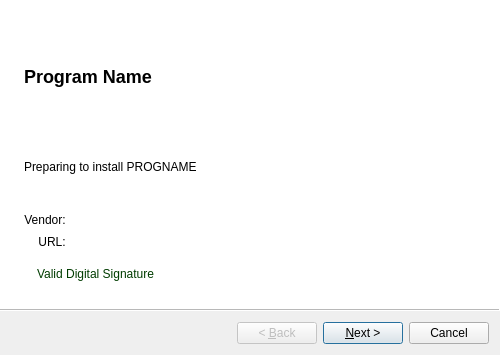
<?xml version="1.0" encoding="UTF-8"?>
<ui version="4.0">
 <class>PBI</class>
 <widget class="QWizard" name="PBI">
  <property name="geometry">
   <rect>
    <x>0</x>
    <y>0</y>
    <width>500</width>
    <height>355</height>
   </rect>
  </property>
  <property name="sizePolicy">
   <sizepolicy hsizetype="Preferred" vsizetype="Preferred">
    <horstretch>0</horstretch>
    <verstretch>0</verstretch>
   </sizepolicy>
  </property>
  <property name="windowTitle">
   <string>PBI Installer</string>
  </property>
  <property name="windowIcon">
   <iconset resource="pc-pbigui.qrc">
    <normaloff>:/application.png</normaloff>:/application.png</iconset>
  </property>
  <property name="wizardStyle">
   <enum>QWizard::ModernStyle</enum>
  </property>
  <widget class="QWizardPage" name="wizardPage1">
   <property name="title">
    <string/>
   </property>
   <property name="subTitle">
    <string/>
   </property>
   <attribute name="pageId">
    <string notr="true">0</string>
   </attribute>
   <layout class="QGridLayout" name="gridLayout">
    <item row="0" column="0" rowspan="4">
     <spacer name="spacer26">
      <property name="orientation">
       <enum>Qt::Horizontal</enum>
      </property>
      <property name="sizeType">
       <enum>QSizePolicy::Fixed</enum>
      </property>
      <property name="sizeHint" stdset="0">
       <size>
        <width>13</width>
        <height>250</height>
       </size>
      </property>
     </spacer>
    </item>
    <item row="0" column="1">
     <layout class="QVBoxLayout" name="verticalLayout_2">
      <item>
       <spacer name="verticalSpacer">
        <property name="orientation">
         <enum>Qt::Vertical</enum>
        </property>
        <property name="sizeHint" stdset="0">
         <size>
          <width>20</width>
          <height>13</height>
         </size>
        </property>
       </spacer>
      </item>
      <item>
       <widget class="QLabel" name="ProgramLabel">
        <property name="sizePolicy">
         <sizepolicy hsizetype="Preferred" vsizetype="Minimum">
          <horstretch>0</horstretch>
          <verstretch>0</verstretch>
         </sizepolicy>
        </property>
        <property name="frameShape">
         <enum>QFrame::NoFrame</enum>
        </property>
        <property name="frameShadow">
         <enum>QFrame::Plain</enum>
        </property>
        <property name="text">
         <string notr="true">&lt;h2&gt;Program Name&lt;/h2&gt;</string>
        </property>
        <property name="scaledContents">
         <bool>true</bool>
        </property>
        <property name="alignment">
         <set>Qt::AlignLeading|Qt::AlignLeft|Qt::AlignVCenter</set>
        </property>
        <property name="wordWrap">
         <bool>false</bool>
        </property>
       </widget>
      </item>
      <item>
       <spacer name="verticalSpacer_2">
        <property name="orientation">
         <enum>Qt::Vertical</enum>
        </property>
        <property name="sizeHint" stdset="0">
         <size>
          <width>20</width>
          <height>40</height>
         </size>
        </property>
       </spacer>
      </item>
     </layout>
    </item>
    <item row="1" column="1">
     <layout class="QVBoxLayout" name="verticalLayout">
      <item>
       <spacer name="spacer25">
        <property name="orientation">
         <enum>Qt::Vertical</enum>
        </property>
        <property name="sizeType">
         <enum>QSizePolicy::Preferred</enum>
        </property>
        <property name="sizeHint" stdset="0">
         <size>
          <width>300</width>
          <height>13</height>
         </size>
        </property>
       </spacer>
      </item>
      <item>
       <widget class="QLabel" name="WelcomeLabel">
        <property name="sizePolicy">
         <sizepolicy hsizetype="Preferred" vsizetype="Fixed">
          <horstretch>0</horstretch>
          <verstretch>0</verstretch>
         </sizepolicy>
        </property>
        <property name="maximumSize">
         <size>
          <width>32767</width>
          <height>40</height>
         </size>
        </property>
        <property name="text">
         <string>Preparing to install PROGNAME</string>
        </property>
        <property name="alignment">
         <set>Qt::AlignLeading|Qt::AlignLeft|Qt::AlignTop</set>
        </property>
        <property name="wordWrap">
         <bool>true</bool>
        </property>
       </widget>
      </item>
      <item>
       <spacer name="spacer77">
        <property name="orientation">
         <enum>Qt::Vertical</enum>
        </property>
        <property name="sizeType">
         <enum>QSizePolicy::Fixed</enum>
        </property>
        <property name="sizeHint" stdset="0">
         <size>
          <width>20</width>
          <height>31</height>
         </size>
        </property>
       </spacer>
      </item>
     </layout>
    </item>
    <item row="2" column="1">
     <layout class="QHBoxLayout" name="horizontalLayout">
      <item>
       <layout class="QVBoxLayout" name="verticalLayout_3">
        <item>
         <widget class="QLabel" name="textLabel2_2_2">
          <property name="sizePolicy">
           <sizepolicy hsizetype="Preferred" vsizetype="Fixed">
            <horstretch>0</horstretch>
            <verstretch>0</verstretch>
           </sizepolicy>
          </property>
          <property name="text">
           <string>Vendor: </string>
          </property>
          <property name="alignment">
           <set>Qt::AlignRight|Qt::AlignTop|Qt::AlignTrailing</set>
          </property>
          <property name="wordWrap">
           <bool>true</bool>
          </property>
         </widget>
        </item>
        <item>
         <widget class="QLabel" name="textLabel2_2_3">
          <property name="sizePolicy">
           <sizepolicy hsizetype="Preferred" vsizetype="Fixed">
            <horstretch>0</horstretch>
            <verstretch>0</verstretch>
           </sizepolicy>
          </property>
          <property name="frameShape">
           <enum>QFrame::NoFrame</enum>
          </property>
          <property name="frameShadow">
           <enum>QFrame::Plain</enum>
          </property>
          <property name="text">
           <string>URL: </string>
          </property>
          <property name="alignment">
           <set>Qt::AlignRight|Qt::AlignTop|Qt::AlignTrailing</set>
          </property>
          <property name="wordWrap">
           <bool>true</bool>
          </property>
         </widget>
        </item>
       </layout>
      </item>
      <item>
       <layout class="QVBoxLayout" name="verticalLayout_7">
        <item>
         <widget class="QLabel" name="AuthorLabel">
          <property name="sizePolicy">
           <sizepolicy hsizetype="Preferred" vsizetype="Fixed">
            <horstretch>0</horstretch>
            <verstretch>0</verstretch>
           </sizepolicy>
          </property>
          <property name="text">
           <string>&lt;Author&gt;</string>
          </property>
          <property name="alignment">
           <set>Qt::AlignLeading|Qt::AlignLeft|Qt::AlignTop</set>
          </property>
          <property name="wordWrap">
           <bool>true</bool>
          </property>
         </widget>
        </item>
        <item>
         <widget class="QLabel" name="WebsiteLabel">
          <property name="enabled">
           <bool>true</bool>
          </property>
          <property name="sizePolicy">
           <sizepolicy hsizetype="Preferred" vsizetype="Fixed">
            <horstretch>0</horstretch>
            <verstretch>0</verstretch>
           </sizepolicy>
          </property>
          <property name="text">
           <string>&lt;Web&gt;</string>
          </property>
          <property name="alignment">
           <set>Qt::AlignLeading|Qt::AlignLeft|Qt::AlignTop</set>
          </property>
          <property name="wordWrap">
           <bool>true</bool>
          </property>
         </widget>
        </item>
       </layout>
      </item>
      <item>
       <layout class="QVBoxLayout" name="verticalLayout_8">
        <item>
         <spacer name="horizontalSpacer_4">
          <property name="orientation">
           <enum>Qt::Horizontal</enum>
          </property>
          <property name="sizeHint" stdset="0">
           <size>
            <width>40</width>
            <height>20</height>
           </size>
          </property>
         </spacer>
        </item>
        <item>
         <spacer name="horizontalSpacer_3">
          <property name="orientation">
           <enum>Qt::Horizontal</enum>
          </property>
          <property name="sizeHint" stdset="0">
           <size>
            <width>40</width>
            <height>20</height>
           </size>
          </property>
         </spacer>
        </item>
       </layout>
      </item>
     </layout>
    </item>
    <item row="3" column="1">
     <spacer name="spacer27">
      <property name="orientation">
       <enum>Qt::Vertical</enum>
      </property>
      <property name="sizeType">
       <enum>QSizePolicy::Preferred</enum>
      </property>
      <property name="sizeHint" stdset="0">
       <size>
        <width>308</width>
        <height>10</height>
       </size>
      </property>
     </spacer>
    </item>
    <item row="4" column="1">
     <layout class="QHBoxLayout" name="horizontalLayout_2">
      <item>
       <widget class="QLabel" name="labelSigPic">
        <property name="sizePolicy">
         <sizepolicy hsizetype="Fixed" vsizetype="Fixed">
          <horstretch>0</horstretch>
          <verstretch>0</verstretch>
         </sizepolicy>
        </property>
        <property name="text">
         <string/>
        </property>
        <property name="pixmap">
         <pixmap resource="pc-pbigui.qrc">:/valid-sign.png</pixmap>
        </property>
       </widget>
      </item>
      <item>
       <widget class="QLabel" name="labelSig">
        <property name="sizePolicy">
         <sizepolicy hsizetype="Preferred" vsizetype="Fixed">
          <horstretch>0</horstretch>
          <verstretch>0</verstretch>
         </sizepolicy>
        </property>
        <property name="styleSheet">
         <string notr="true">color: rgb(0, 60, 0);</string>
        </property>
        <property name="text">
         <string>Valid Digital Signature</string>
        </property>
       </widget>
      </item>
     </layout>
    </item>
    <item row="5" column="1">
     <spacer name="verticalSpacer_3">
      <property name="orientation">
       <enum>Qt::Vertical</enum>
      </property>
      <property name="sizeHint" stdset="0">
       <size>
        <width>448</width>
        <height>5</height>
       </size>
      </property>
     </spacer>
    </item>
   </layout>
  </widget>
  <widget class="QWizardPage" name="wizardPage">
   <property name="subTitle">
    <string/>
   </property>
   <attribute name="pageId">
    <string notr="true">1</string>
   </attribute>
   <layout class="QGridLayout" name="gridLayout_2">
    <property name="margin">
     <number>0</number>
    </property>
    <property name="spacing">
     <number>0</number>
    </property>
    <item row="0" column="0">
     <spacer name="spacer31_3">
      <property name="orientation">
       <enum>Qt::Vertical</enum>
      </property>
      <property name="sizeType">
       <enum>QSizePolicy::Fixed</enum>
      </property>
      <property name="sizeHint" stdset="0">
       <size>
        <width>20</width>
        <height>16</height>
       </size>
      </property>
     </spacer>
    </item>
    <item row="1" column="0">
     <layout class="QHBoxLayout" name="horizontalLayout_4">
      <property name="sizeConstraint">
       <enum>QLayout::SetMaximumSize</enum>
      </property>
      <item>
       <spacer name="spacer31_2">
        <property name="orientation">
         <enum>Qt::Horizontal</enum>
        </property>
        <property name="sizeType">
         <enum>QSizePolicy::Fixed</enum>
        </property>
        <property name="sizeHint" stdset="0">
         <size>
          <width>15</width>
          <height>20</height>
         </size>
        </property>
       </spacer>
      </item>
      <item>
       <widget class="QTextEdit" name="LicenseTextEdit">
        <property name="sizePolicy">
         <sizepolicy hsizetype="Preferred" vsizetype="Expanding">
          <horstretch>0</horstretch>
          <verstretch>0</verstretch>
         </sizepolicy>
        </property>
        <property name="font">
         <font>
          <pointsize>8</pointsize>
         </font>
        </property>
        <property name="readOnly">
         <bool>true</bool>
        </property>
        <property name="html">
         <string notr="true">&lt;!DOCTYPE HTML PUBLIC &quot;-//W3C//DTD HTML 4.0//EN&quot; &quot;http://www.w3.org/TR/REC-html40/strict.dtd&quot;&gt;
&lt;html&gt;&lt;head&gt;&lt;meta name=&quot;qrichtext&quot; content=&quot;1&quot; /&gt;&lt;style type=&quot;text/css&quot;&gt;
p, li { white-space: pre-wrap; }
&lt;/style&gt;&lt;/head&gt;&lt;body style=&quot; font-family:'Bitstream Vera Sans'; font-size:8pt; font-weight:400; font-style:normal;&quot;&gt;
&lt;p style=&quot;-qt-paragraph-type:empty; margin-top:0px; margin-bottom:0px; margin-left:0px; margin-right:0px; -qt-block-indent:0; text-indent:0px; font-size:10pt;&quot;&gt;&lt;/p&gt;&lt;/body&gt;&lt;/html&gt;</string>
        </property>
       </widget>
      </item>
      <item>
       <spacer name="spacer31">
        <property name="orientation">
         <enum>Qt::Horizontal</enum>
        </property>
        <property name="sizeType">
         <enum>QSizePolicy::Fixed</enum>
        </property>
        <property name="sizeHint" stdset="0">
         <size>
          <width>15</width>
          <height>20</height>
         </size>
        </property>
       </spacer>
      </item>
     </layout>
    </item>
    <item row="2" column="0">
     <layout class="QHBoxLayout" name="horizontalLayout_5">
      <item>
       <spacer name="spacer28">
        <property name="orientation">
         <enum>Qt::Horizontal</enum>
        </property>
        <property name="sizeType">
         <enum>QSizePolicy::Minimum</enum>
        </property>
        <property name="sizeHint" stdset="0">
         <size>
          <width>220</width>
          <height>31</height>
         </size>
        </property>
       </spacer>
      </item>
      <item>
       <widget class="QCheckBox" name="LicenseCheckBox">
        <property name="sizePolicy">
         <sizepolicy hsizetype="MinimumExpanding" vsizetype="Fixed">
          <horstretch>0</horstretch>
          <verstretch>0</verstretch>
         </sizepolicy>
        </property>
        <property name="text">
         <string>I Agree</string>
        </property>
       </widget>
      </item>
      <item>
       <spacer name="spacer29">
        <property name="orientation">
         <enum>Qt::Horizontal</enum>
        </property>
        <property name="sizeType">
         <enum>QSizePolicy::Minimum</enum>
        </property>
        <property name="sizeHint" stdset="0">
         <size>
          <width>190</width>
          <height>21</height>
         </size>
        </property>
       </spacer>
      </item>
     </layout>
    </item>
   </layout>
  </widget>
  <widget class="QWizardPage" name="wizardPage_4">
   <property name="subTitle">
    <string/>
   </property>
   <attribute name="pageId">
    <string notr="true">2</string>
   </attribute>
   <layout class="QGridLayout" name="gridLayout_5">
    <property name="margin">
     <number>0</number>
    </property>
    <property name="spacing">
     <number>0</number>
    </property>
    <item row="0" column="0" colspan="3">
     <layout class="QVBoxLayout" name="verticalLayout_4">
      <item>
       <spacer name="spacer23_2">
        <property name="orientation">
         <enum>Qt::Vertical</enum>
        </property>
        <property name="sizeType">
         <enum>QSizePolicy::Fixed</enum>
        </property>
        <property name="sizeHint" stdset="0">
         <size>
          <width>368</width>
          <height>16</height>
         </size>
        </property>
       </spacer>
      </item>
     </layout>
    </item>
    <item row="1" column="0" colspan="3">
     <layout class="QHBoxLayout" name="horizontalLayout_7">
      <item>
       <spacer name="spacer25_2">
        <property name="orientation">
         <enum>Qt::Horizontal</enum>
        </property>
        <property name="sizeType">
         <enum>QSizePolicy::Fixed</enum>
        </property>
        <property name="sizeHint" stdset="0">
         <size>
          <width>10</width>
          <height>20</height>
         </size>
        </property>
       </spacer>
      </item>
      <item>
       <widget class="QLabel" name="textLabel5">
        <property name="text">
         <string>The program is now being installed. This may take a few moments.</string>
        </property>
        <property name="alignment">
         <set>Qt::AlignVCenter</set>
        </property>
        <property name="wordWrap">
         <bool>true</bool>
        </property>
       </widget>
      </item>
      <item>
       <spacer name="spacer24_2">
        <property name="orientation">
         <enum>Qt::Horizontal</enum>
        </property>
        <property name="sizeType">
         <enum>QSizePolicy::Fixed</enum>
        </property>
        <property name="sizeHint" stdset="0">
         <size>
          <width>10</width>
          <height>20</height>
         </size>
        </property>
       </spacer>
      </item>
     </layout>
    </item>
    <item row="2" column="0">
     <spacer name="spacer21">
      <property name="orientation">
       <enum>Qt::Horizontal</enum>
      </property>
      <property name="sizeType">
       <enum>QSizePolicy::Fixed</enum>
      </property>
      <property name="sizeHint" stdset="0">
       <size>
        <width>71</width>
        <height>160</height>
       </size>
      </property>
     </spacer>
    </item>
    <item row="2" column="1">
     <layout class="QVBoxLayout" name="verticalLayout_5">
      <item>
       <widget class="QLabel" name="StatusLabel">
        <property name="text">
         <string>&lt;Status&gt;</string>
        </property>
        <property name="alignment">
         <set>Qt::AlignHCenter|Qt::AlignTop</set>
        </property>
        <property name="wordWrap">
         <bool>false</bool>
        </property>
       </widget>
      </item>
      <item>
       <widget class="QLabel" name="progressTextDialog">
        <property name="text">
         <string>&lt;progress&gt;</string>
        </property>
        <property name="wordWrap">
         <bool>false</bool>
        </property>
       </widget>
      </item>
      <item>
       <widget class="QProgressBar" name="installProgress">
        <property name="value">
         <number>24</number>
        </property>
       </widget>
      </item>
      <item>
       <spacer name="spacer22_2">
        <property name="orientation">
         <enum>Qt::Vertical</enum>
        </property>
        <property name="sizeType">
         <enum>QSizePolicy::Fixed</enum>
        </property>
        <property name="sizeHint" stdset="0">
         <size>
          <width>348</width>
          <height>31</height>
         </size>
        </property>
       </spacer>
      </item>
     </layout>
    </item>
    <item row="2" column="2">
     <spacer name="spacer20">
      <property name="orientation">
       <enum>Qt::Horizontal</enum>
      </property>
      <property name="sizeType">
       <enum>QSizePolicy::Fixed</enum>
      </property>
      <property name="sizeHint" stdset="0">
       <size>
        <width>61</width>
        <height>150</height>
       </size>
      </property>
     </spacer>
    </item>
   </layout>
  </widget>
  <widget class="QWizardPage" name="wizardPage2">
   <property name="subTitle">
    <string/>
   </property>
   <attribute name="pageId">
    <string notr="true">3</string>
   </attribute>
   <layout class="QGridLayout" name="gridLayout_6">
    <property name="margin">
     <number>0</number>
    </property>
    <property name="spacing">
     <number>0</number>
    </property>
    <item row="0" column="0">
     <layout class="QVBoxLayout" name="verticalLayout_6">
      <item>
       <spacer name="spacer29_2">
        <property name="orientation">
         <enum>Qt::Vertical</enum>
        </property>
        <property name="sizeType">
         <enum>QSizePolicy::Expanding</enum>
        </property>
        <property name="sizeHint" stdset="0">
         <size>
          <width>478</width>
          <height>20</height>
         </size>
        </property>
       </spacer>
      </item>
     </layout>
    </item>
    <item row="1" column="0">
     <layout class="QHBoxLayout" name="horizontalLayout_9">
      <item>
       <spacer name="spacer25_3">
        <property name="orientation">
         <enum>Qt::Horizontal</enum>
        </property>
        <property name="sizeType">
         <enum>QSizePolicy::Fixed</enum>
        </property>
        <property name="sizeHint" stdset="0">
         <size>
          <width>41</width>
          <height>21</height>
         </size>
        </property>
       </spacer>
      </item>
      <item>
       <widget class="QLabel" name="textLabel5_2">
        <property name="frameShape">
         <enum>QFrame::NoFrame</enum>
        </property>
        <property name="frameShadow">
         <enum>QFrame::Plain</enum>
        </property>
        <property name="text">
         <string>&lt;b&gt;&lt;font size=&quot;+1&quot;&gt;Installation complete! &lt;/font&gt;&lt;/b&gt;&lt;br&gt;&lt;br&gt;Click &quot;Finish&quot; to exit.</string>
        </property>
        <property name="alignment">
         <set>Qt::AlignHCenter|Qt::AlignTop</set>
        </property>
        <property name="wordWrap">
         <bool>true</bool>
        </property>
       </widget>
      </item>
      <item>
       <spacer name="spacer24_3">
        <property name="orientation">
         <enum>Qt::Horizontal</enum>
        </property>
        <property name="sizeType">
         <enum>QSizePolicy::Fixed</enum>
        </property>
        <property name="sizeHint" stdset="0">
         <size>
          <width>41</width>
          <height>21</height>
         </size>
        </property>
       </spacer>
      </item>
     </layout>
    </item>
    <item row="2" column="0">
     <spacer name="spacer30">
      <property name="orientation">
       <enum>Qt::Vertical</enum>
      </property>
      <property name="sizeType">
       <enum>QSizePolicy::Fixed</enum>
      </property>
      <property name="sizeHint" stdset="0">
       <size>
        <width>20</width>
        <height>148</height>
       </size>
      </property>
     </spacer>
    </item>
    <item row="3" column="0">
     <layout class="QHBoxLayout" name="horizontalLayout_8">
      <item>
       <spacer name="spacer31_4">
        <property name="orientation">
         <enum>Qt::Horizontal</enum>
        </property>
        <property name="sizeType">
         <enum>QSizePolicy::Expanding</enum>
        </property>
        <property name="sizeHint" stdset="0">
         <size>
          <width>131</width>
          <height>20</height>
         </size>
        </property>
       </spacer>
      </item>
      <item>
       <spacer name="spacer32">
        <property name="orientation">
         <enum>Qt::Horizontal</enum>
        </property>
        <property name="sizeType">
         <enum>QSizePolicy::Expanding</enum>
        </property>
        <property name="sizeHint" stdset="0">
         <size>
          <width>151</width>
          <height>21</height>
         </size>
        </property>
       </spacer>
      </item>
     </layout>
    </item>
   </layout>
  </widget>
 </widget>
 <resources>
  <include location="pc-pbigui.qrc"/>
 </resources>
 <connections/>
</ui>
